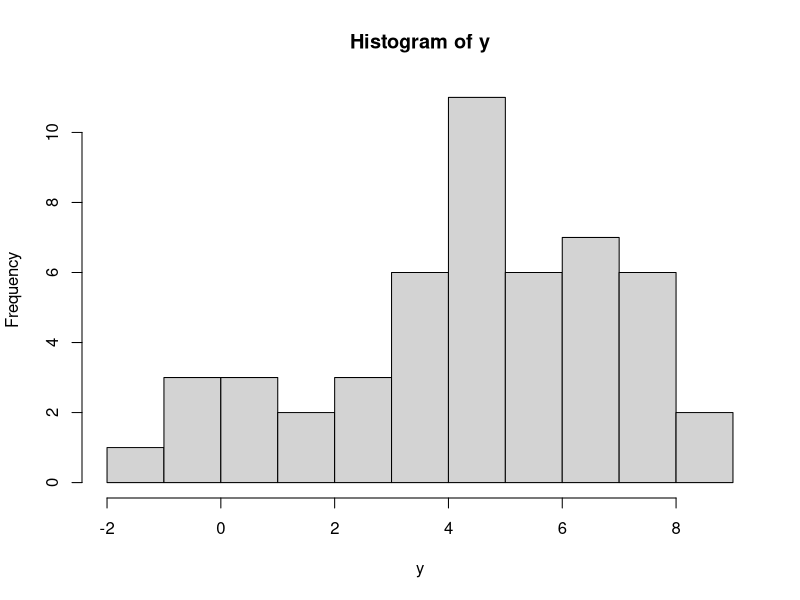
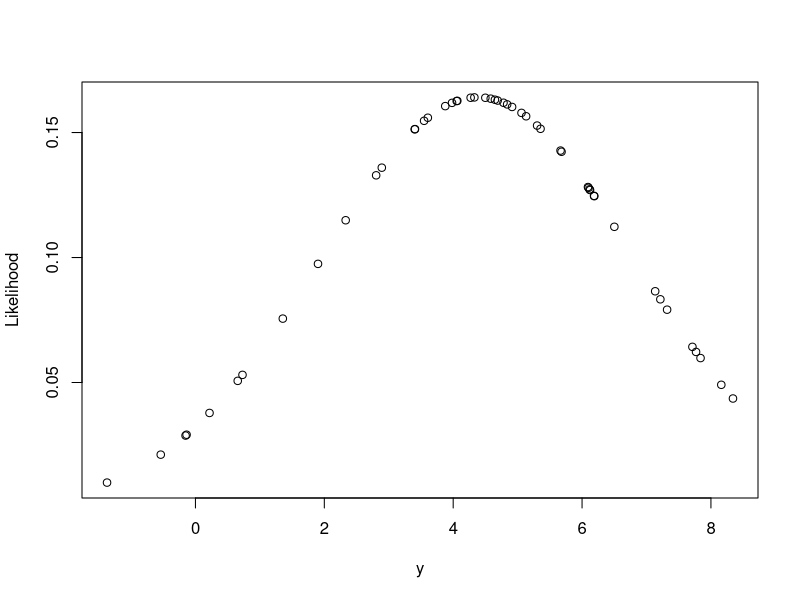
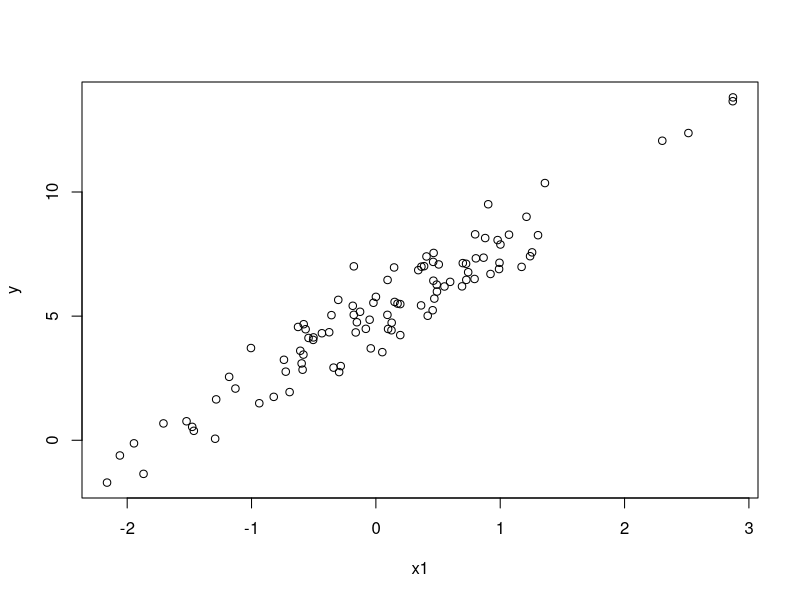
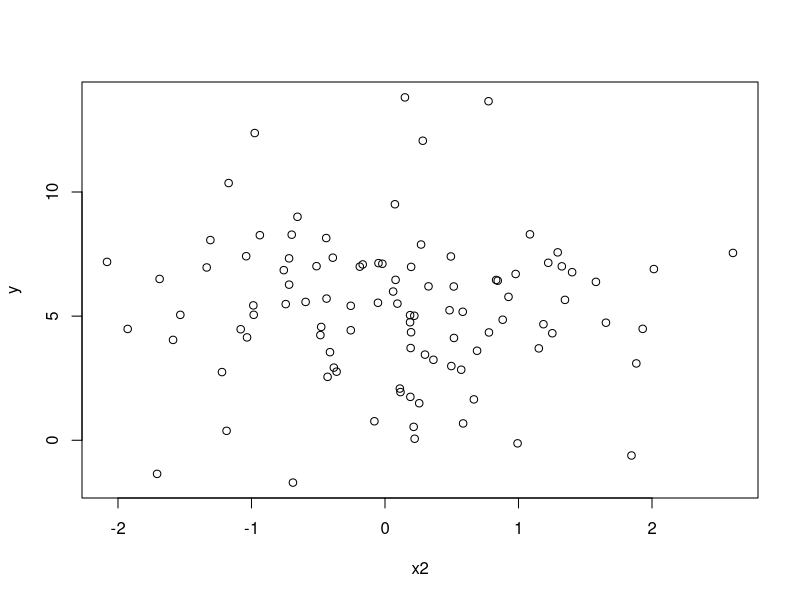
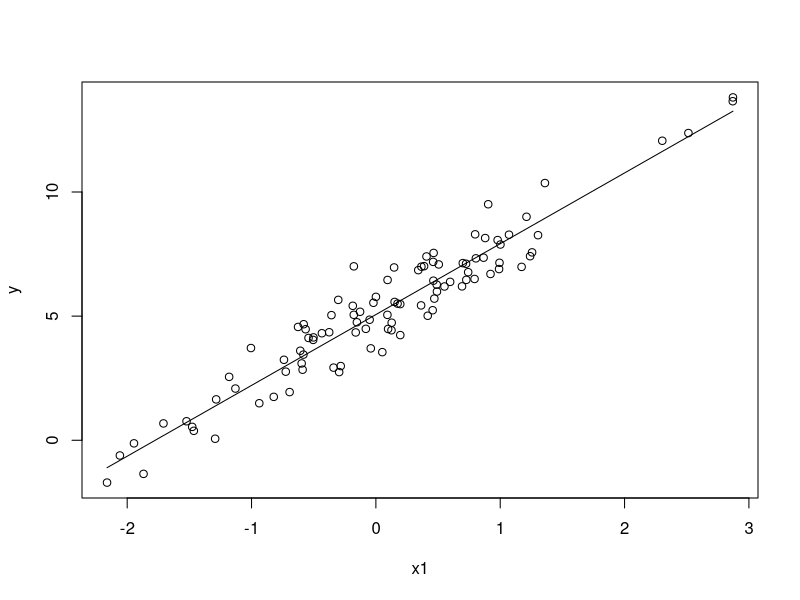

R code for these plots, in order:

### Understanding how to derive the AIC
# refer: https://www.r-bloggers.com/how-do-i-interpret-the-aic/

### 1. Explaining the likelihood -------------------------------
set.seed(126)
n = 50       # sample size
a = 5
sdy = 3
y = rnorm(n = n, mean = a, sd = sdy)
hist(y)

# model 1: Linear Normal
m1 = glm(formula = y~1, family = "gaussian")
m1                      
names(m1)
sm1 = summary(m1)
sm1$dispersion          

# the likelihood of a new sample 7
mu_est = coef(m1)                         # mu_est = 4.384
sd_est = sqrt(sm1$dispersion)             # dispersion = variance = 5.91
dnorm(x = 7, mean = mu_est, sd = sd_est)

# the likelihood of all ys: visualization
plot(x = y, y = dnorm(y, mu_est, sd_est), xlab = "y", ylab = "Likelihood")

# the total likelihood (in log formation)
y_lik = dnorm(x = y, mean = mu_est, sd = sd_est, log = TRUE)
sum(y_lik)


### 2. Model comparison with likelihoods --------------------------
a = 5; b = 3
n = 100
x1 = rnorm(n)
x2 = rnorm(n)
sdy = 1
y = a + b*x1 + rnorm(n, sd = sdy)

par(mfrow = c(1,1))
plot(x1, y)
plot(x2, y)

# different models
m.1 = glm(y ~ x1)
m.2 = glm(y ~ x2)
m.3 = glm(y ~ x1 + x2)

plot(x1, y)
lines(x1, predict(m.1))

# log-likelihoods
sm.1 = summary(m.1)
log_lik.1 = dnorm(x = y, mean = predict(m.1), sd = sqrt(sm.1$dispersion), log = TRUE)
log_lik.1 = sum(log_lik.1)

sm.2 = summary(m.2)
log_lik.2 = dnorm(x = y, mean = predict(m.2), sd = sqrt(sm.1$dispersion), log = TRUE)
log_lik.2 = sum(log_lik.2)

sm.3 = summary(m.3)
log_lik.3 = dnorm(x = y, mean = predict(m.3), sd = sqrt(sm.1$dispersion), log = TRUE)
log_lik.3 = sum(log_lik.3)

data.frame(log_lik.1 = log_lik.1, log_lik.2 = log_lik.2, log_lik.3 = log_lik.3)   # m.3 has the largest


### 3. AIC as a measure of parsimony ----------------------
aic = function(log_lik, num_theta){
  return(-2 * log_lik + 2*num_theta)
}

aic.1 = aic(log_lik = log_lik.1, num_theta = 1)
aic.2 = aic(log_lik = log_lik.2, num_theta = 1)
aic.3 = aic(log_lik = log_lik.3, num_theta = 2)

data.frame(aic.1, aic.2, aic.3)



